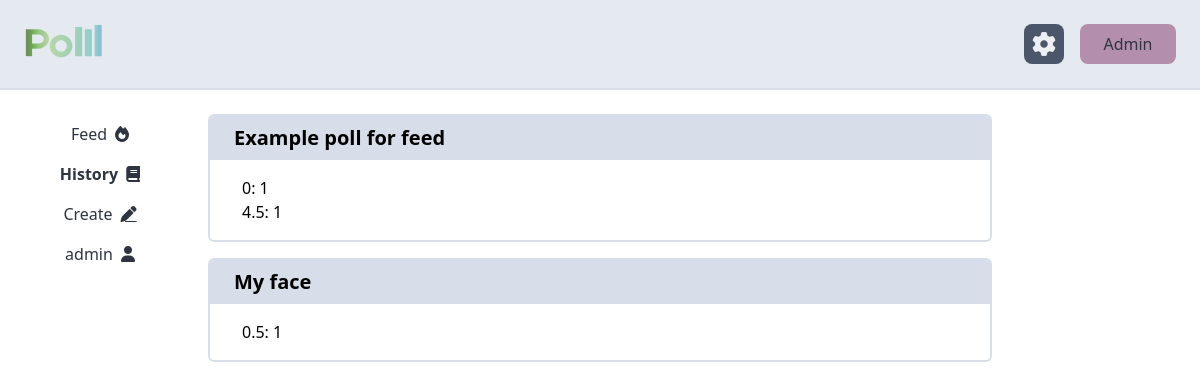
The page /home/history (signed in) on the database as committed earlier.
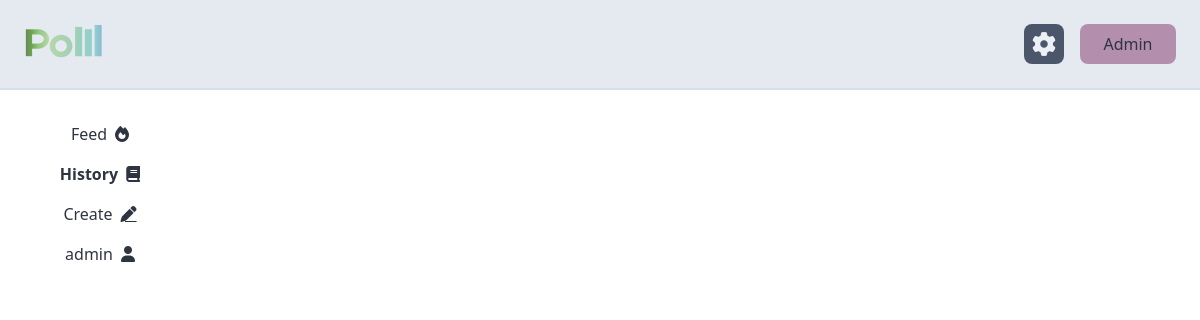
The same page on the database as committed later.
### tables this page shows
CREATE TABLE poll (
	id INTEGER PRIMARY KEY, 
	creator_id INTEGER NOT NULL, 
	question TEXT NOT NULL, 
	poll_type TEXT NOT NULL, 
	date_created DATETIME NOT NULL, 
  is_anonymous BOOLEAN NOT NULL CHECK (is_anonymous IN (0, 1)), 
  is_active BOOLEAN NOT NULL CHECK (is_active IN (0, 1)), 
  FOREIGN KEY (creator_id) REFERENCES user (id)
);

### polll/home.py (the view)
@home.route("/home/history")
@requires_auth
def history():
    db = get_db()
    cur = db.cursor()
    query = """
    SELECT DISTINCT poll_id
    FROM response
    WHERE response.user_id = ?
    """
    res = cur.execute(query, (session["user"]["id"],))
    ids = [response["poll_id"] for response in res.fetchall()]
    query = """
    SELECT poll.*, user.username AS creator
    FROM poll
    INNER JOIN user ON user.id = poll.creator_id
    WHERE poll.id = ?
    """
    polls = []
    for id in ids:
        res = cur.execute(query, (id,))
        poll = dict(res.fetchone())
        handler = getattr(result_handlers, poll["poll_type"].lower())
        poll["results"] = handler(poll["id"])
        poll["result_template"] = result_template(poll)
        polls.append(poll)
    session["admin"] = False
    session["tab"] = "history"
    return render_template("home/history.html", session=session, polls=polls)

### polll/auth.py (called while the page is built)
def requires_auth(f):
    @wraps(f)
    def decorated(*args, **kwargs):
        if not session["user"]["id"]:
            return redirect(url_for('auth.login'))
        return f(*args, **kwargs)
    return decorated

### polll/db.py (called while the page is built)
def get_db():
    if "db" not in g:
        g.db = sqlite3.connect(
            current_app.config["DATABASE"],
            detect_types=sqlite3.PARSE_DECLTYPES
        )
        g.db.row_factory = sqlite3.Row
    return g.db

### polll/models.py (called while the page is built)
def result_template(poll):
    template = poll["poll_type"].lower().replace("_", "-")
    return f"results/{template}.html"

### polll/results.py (called while the page is built)
def numeric_star(poll_id):
    print("In result_handlers.numeric_star")
    db = get_db()
    cur = db.cursor()
    query = """
    SELECT
        numeric_response.value AS value,
        COUNT(numeric_response.id) AS count
    FROM poll
        INNER JOIN response ON response.poll_id = poll.id
        INNER JOIN numeric_response ON numeric_response.response_id = response.id
    WHERE poll.id = ?
    GROUP BY numeric_response.value
    """
    res = cur.execute(query, (poll_id,)).fetchall()
    results = [dict(result) for result in res]
    return results

### polll/templates/home/history.html
{% extends "home/home.html" %}
{% block home_content %}
  {% for poll in polls %}
    {% include poll["result_template"] %}
  {% endfor %}
{% endblock %}

### polll/templates/home/home.html (shortened to what this page needs)
{% extends "base.html" %}
{% block body %}
<main id="main">
  <div class="w-screen h-screen flex flex-col dark:text-nord-4 dark:bg-gradient-to-t dark:from-grad-start dark:to-grad-end">
    {% include "navbar.html" %}
    <div class="flex overflow-hidden flex-row grow md:pt-4">
      <div class="hidden p-2 md:flex md:justify-center md:w-2/12">
          <div class="flex flex-col overflow-hidden h-full">
            {{ macs.buttons() }}
          </div>
      </div>
      <div class="w-full overflow-auto md:w-8/12 p-2 no-scrollbar">
        {% block home_content %}{% endblock %}
      </div>
      <div class="hidden md:flex md:justify-center md:w-2/12 p-2"></div>
    </div>
  </div>
</main>
{% endblock %}

### polll/templates/base.html (shortened to what this page needs)
<!doctype html>
<head>
  <link href="../static/output.css" rel="stylesheet" />
  <link href="../static/styles/star-selector.css" rel="stylesheet" />
  {% import 'macros.jinja' as macs %}
</head>
<html class="overflow-hidden overscroll-none">
  <body hx-boost="true" onload="add_notification_listener()">
    {% block body %}
    {% endblock %}
  </body>
</html>

### polll/templates/macros.jinja
{% macro buttons(feed="visible", history="visible", create="visible", myPolls="visible") %}
<a class="{{feed}} text-nord-0 dark:text-nord-6 h-10 flex justify-center items-center" href="{{ url_for('home.feed') }}">
  <span class="{% if session.tab == 'feed' %} font-black {% endif %}">
      Feed
    </span>
    <i class="ml-2 fa-solid fa-fire"></i>
  </a>
  <a class="{{history}} text-nord-0 dark:text-nord-6 h-10 flex justify-center items-center" href="{{ url_for('home.history') }}">
    <span class="{% if session.tab == 'history' %} font-black {% endif %}">
      History
    </span>
    <i class="ml-2 fa-solid fa-book"></i>
  </a>
  <a class="{{create}} text-nord-0 dark:text-nord-6 h-10 flex justify-center items-center" href="{{ url_for('home.create') }}">
    <span class="{% if session.tab == 'create' %} font-black {% endif %}">
      Create
    </span>
    <i class="ml-2 fa-solid fa-pen underline"></i>
  </a>
  <a class="{{myPolls}} text-nord-0 dark:text-nord-6 h-10 flex justify-center items-center" href="{{ url_for('home.mypolls') }}">
    <span class="{% if session.tab == 'mypolls' %} font-black {% endif %}">
      {{session.user.username}}
    </span>
    <i class="ml-2 fa-solid fa-user"></i>
  </a>
{% endmacro %}

### polll/templates/navbar.html
<div class="w-100% flex space-x-4 items-center border-b-2 bg-nord-5 border-nord-4 dark:border-nord-3 dark:bg-neutral-900 p-4 lg:p-6">
  <a href="/">
    <img id="logo-icon-home" class="h-10" src="../static/assets/logo-name-dark.svg"/>
  </a>
  <button class="!ml-auto bg-nord-3 text-nord-6 dark:bg-nord-4 dark:text-nord-0 rounded-lg w-10 h-10 flex justify-center items-center" onclick="open_settings()">
    <i id="settings-icon" class="fas fa-gear text-2xl cursor-pointer"></i>
  </button>
  {% if session.user.email == "admin@polll.org" %}
    {% if session.admin %}
      <a class="bg-nord-15 text-nord-0 rounded-lg w-24 h-10 flex justify-center items-center" href="{{ url_for('home.feed') }}">
        Home
      </a>
    {% else %}
      <a class="bg-nord-15 text-nord-0 rounded-lg w-24 h-10 flex justify-center items-center" href="{{ url_for('admin.users') }}">
        Admin
      </a>
    {% endif %}
  {% endif %}
</div>

### polll/templates/results/numeric-star.html
{% extends "results/result-base.html" %}
{% block result_content %}
  {% for result in poll.results %}
    <p>{{ result.value }}: {{ result.count }}</p>
  {% endfor %}
{% endblock %}

### polll/templates/results/result-base.html (shortened to what this page needs)
<div id="poll-card-{{ poll.id }}" class="poll-card border-2 border-nord-4 dark:border-nord-3 rounded-md mb-4 overflow-hidden">
  <div class="flex flex-row items-center p-2 bg-nord-4 dark:bg-nord-2">
    <p class="ml-4 text-xl font-bold">{{ poll.question }}</p>
  </div>
  <div class="px-8 py-4">
    {% block result_content %}{% endblock %}
  </div>
</div>

### polll/static/styles/star-selector.css (style rules this page uses)
:root { --star-active: #b48ead; --star-inactive: #d8dee9; }

Rows that differ between the two databases and show on the page:
no longer on this page (row edited): poll: question "Example poll for feed", value "0" "4.5", count "1" "1"
removed poll: question "My face", value "0.5", count "1"
